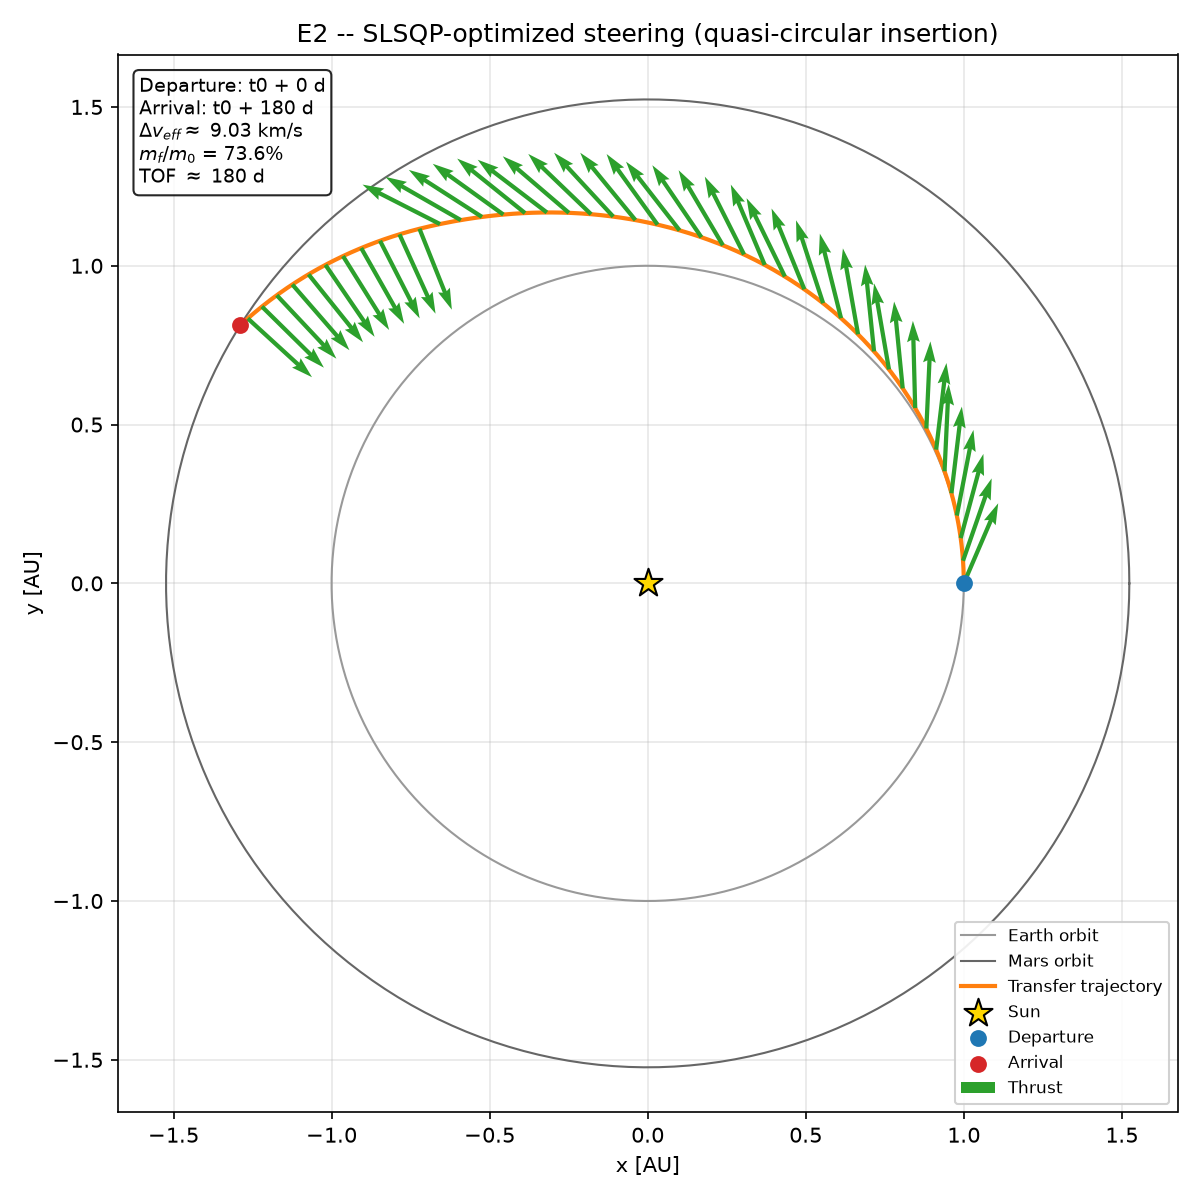

Python code for this plot:
"""E2 (PLAN.md sec. 3, escalera de realismo): 2D, direccion de empuje
variable (control discretizado), tiempo de vuelo fijo.

A diferencia de E1 (empuje tangencial fijo), aqui la direccion de empuje
`alpha` es una variable de decision por segmento -- el thrust magnitude
sigue fijo en T_max ("empuje constante" en el sentido de PLAN.md sec. 3;
solo la *direccion* varia, tal como dice el nombre de E2). Con el
thrust siempre encendido a T_max, la masa consumida es independiente del
perfil de direccion, asi que "masa final" no es un objetivo util aqui.

Formulacion (la forma estandar de plantear este tipo de problema, no una
eleccion arbitraria): **minimizar el esfuerzo de control**
`sum(alpha_i^2)` **sujeto a** dos restricciones de igualdad duras --
radio final = radio de Marte, rapidez final = velocidad circular en ese
radio (insercion cuasi-circular, no solo cruzar el radio como hacia E1).
Con restricciones duras via SLSQP en vez de un residuo blando en el
objetivo, la convergencia es mucho mas precisa (error de radio/velocidad
~1e-10 en unidades canonicas, contra ~1e-6 de una version anterior con
penalizacion blanda).

**Hallazgo importante (auditoria, ver PLAN.md / docs): el optimo NO es
unico.** El problema tiene 2 restricciones y 8 variables de control -- un
subespacio de soluciones de 6 grados de libertad. Probado con tres
formulaciones distintas del objetivo (feasibilidad pura, penalizacion
blanda a tres pesos, y esta version de restricciones duras), semillas
distintas convergen de forma repetible y precisa a las restricciones
(objetivo/residuo ~0 en las tres formulaciones) pero a **perfiles de
direccion distintos** entre si (hasta ~240 grados de diferencia punto a
punto). Esto no es un bug de esta implementacion: es exactamente la
no-convexidad que IDEA.md sec. 2 anticipa ("miles de minimos locales"),
y es la razon de ser de T-1.5 (multi-start) y de la Fase 2 (busqueda
global con pygmo) -- un solo SLSQP local no alcanza para explorar el
espacio de soluciones, solo para converger a *una* de ellas de forma
confiable. Ver tests/test_e2_scenario.py para la verificacion permanente
de ambos hechos (convergencia confiable Y no-unicidad).

Caso de referencia (igual que E1, PLAN.md sec. 3): Isp = 3000 s,
T_max = 0.5 N, m0 = 1000 kg, TOF = 180 dias (mismo TOF que E1, para
comparar de forma directa el beneficio de optimizar la direccion).

Uso: `uv run python benchmarks/e2_optimized_steering.py`
Genera: benchmarks/e2_optimized_steering.png
"""

from __future__ import annotations

from pathlib import Path

import numpy as np
from scipy.integrate import solve_ivp

from helios.constants import DAY_S, G0_KM_S2, MARS_SEMI_MAJOR_AXIS_AU, TU_S
from helios.dynamics import equations_of_motion, thrust_direction, thrust_to_canonical
from helios.solvers.local import solve_slsqp
from helios.viz import plot_trajectory

ISP_S = 3000.0
T_MAX_N = 0.5
M0_KG = 1000.0
TOF_DAYS = 180.0
N_SEGMENTS = 8
N_PLOT_POINTS_PER_SEGMENT = 50

# Tolerancia de integracion *durante la busqueda* (SLSQP llama al
# objetivo cientos de veces; una tolerancia mas floja aqui es
# deliberada -- ver docs/numerical-methods.md sec 2). La verificacion
# final (render/tests) re-integra con tolerancia mas fina.
SEARCH_RTOL = 1e-8
SEARCH_ATOL = 1e-10
VERIFY_RTOL = 1e-11
VERIFY_ATOL = 1e-13


def _segment_duration_tu() -> float:
    return (TOF_DAYS * DAY_S / TU_S) / N_SEGMENTS


def v_circular_at_mars() -> float:
    return np.sqrt(1.0 / MARS_SEMI_MAJOR_AXIS_AU)  # canonico, mu=1


def terminal_state(alphas: np.ndarray, *, rtol: float, atol: float) -> np.ndarray:
    thrust_canonical = thrust_to_canonical(T_MAX_N, M0_KG)
    segment_duration = _segment_duration_tu()
    state = np.array([1.0, 0.0, 0.0, 0.0, 1.0, 0.0, 1.0])
    for alpha in alphas:

        def thrust_fn(_t, _s, a=alpha):
            return thrust_canonical, a, 0.0

        sol = solve_ivp(
            equations_of_motion,
            t_span=(0.0, segment_duration),
            y0=state,
            method="DOP853",
            rtol=rtol,
            atol=atol,
            args=(thrust_fn, ISP_S, 1.0),
        )
        if not sol.success:
            raise RuntimeError(f"segment propagation failed: {sol.message}")
        state = sol.y[:, -1]
    return state


def radius_constraint(alphas: np.ndarray) -> float:
    state = terminal_state(alphas, rtol=SEARCH_RTOL, atol=SEARCH_ATOL)
    return np.linalg.norm(state[0:3]) - MARS_SEMI_MAJOR_AXIS_AU


def speed_constraint(alphas: np.ndarray) -> float:
    state = terminal_state(alphas, rtol=SEARCH_RTOL, atol=SEARCH_ATOL)
    return np.linalg.norm(state[3:6]) - v_circular_at_mars()


def control_effort(alphas: np.ndarray) -> float:
    """Objetivo primario: minimizar el esfuerzo de direccion, sujeto a
    las restricciones de insercion cuasi-circular (ver docstring del
    modulo). No hay un unico minimizador -- ver el hallazgo de la
    auditoria arriba."""
    return float(np.sum(alphas**2))


def solve(x0: np.ndarray | None = None) -> np.ndarray:
    """Optimiza el perfil de direccion `alpha_i` (minimo esfuerzo sujeto
    a insercion cuasi-circular en Marte); devuelve los angulos (rad)."""
    if x0 is None:
        x0 = np.zeros(N_SEGMENTS)
    constraints = [
        {"type": "eq", "fun": radius_constraint},
        {"type": "eq", "fun": speed_constraint},
    ]
    return solve_slsqp(
        control_effort,
        constraints,
        x0,
        bounds=[(-np.pi, np.pi)] * N_SEGMENTS,
        options={"maxiter": 300, "ftol": 1e-12},
    )


def simulate(alphas: np.ndarray):
    """Re-propaga la solucion optimizada con tolerancia fina y devuelve
    `(trajectory, segment_of_row, thrust_canonical)` para verificacion /
    graficado. `segment_of_row[i]` es el indice de segmento que produjo
    la fila `trajectory[i]` (para poder reconstruir el vector de empuje
    real en cada punto al graficar)."""
    thrust_canonical = thrust_to_canonical(T_MAX_N, M0_KG)
    segment_duration = _segment_duration_tu()
    state = np.array([1.0, 0.0, 0.0, 0.0, 1.0, 0.0, 1.0])

    trajectory_rows = [state]
    segment_of_row = [0]
    for segment_idx, alpha in enumerate(alphas):

        def thrust_fn(_t, _s, a=alpha):
            return thrust_canonical, a, 0.0

        t_eval = np.linspace(0.0, segment_duration, N_PLOT_POINTS_PER_SEGMENT)
        sol = solve_ivp(
            equations_of_motion,
            t_span=(0.0, segment_duration),
            y0=state,
            method="DOP853",
            rtol=VERIFY_RTOL,
            atol=VERIFY_ATOL,
            args=(thrust_fn, ISP_S, 1.0),
            t_eval=t_eval,
        )
        if not sol.success:
            raise RuntimeError(f"segment propagation failed: {sol.message}")
        new_rows = sol.y[:, 1:].T  # sin el primer punto: duplica el ultimo del segmento anterior
        trajectory_rows.extend(new_rows)
        segment_of_row.extend([segment_idx] * len(new_rows))
        state = sol.y[:, -1]

    return np.array(trajectory_rows), np.array(segment_of_row), thrust_canonical


def render(
    alphas: np.ndarray, trajectory: np.ndarray, segment_of_row: np.ndarray, thrust_canonical: float
) -> Path:
    r_transfer = trajectory[:, 0:2]
    thrust_vectors = np.zeros((len(trajectory), 2))
    for idx in range(len(trajectory)):
        alpha = alphas[segment_of_row[idx]]
        r_vec = trajectory[idx, 0:3]
        v_vec = trajectory[idx, 3:6]
        thrust_vectors[idx] = thrust_canonical * thrust_direction(r_vec, v_vec, alpha, 0.0)[0:2]

    theta = np.linspace(0.0, 2.0 * np.pi, 200)
    r_earth = np.column_stack([np.cos(theta), np.sin(theta)])
    r_mars = MARS_SEMI_MAJOR_AXIS_AU * np.column_stack([np.cos(theta), np.sin(theta)])

    mass_ratio = trajectory[-1, 6]
    delta_v_km_s = ISP_S * G0_KM_S2 * np.log(1.0 / mass_ratio)

    fig = plot_trajectory(
        r_earth,
        r_mars,
        r_transfer,
        thrust_vectors,
        departure_date="t0 + 0 d",
        arrival_date=f"t0 + {TOF_DAYS:.0f} d",
        delta_v_km_s=delta_v_km_s,
        mass_ratio=mass_ratio,
        tof_days=TOF_DAYS,
    )
    fig.axes[0].set_title("E2 -- SLSQP-optimized steering (quasi-circular insertion)")

    out_path = Path(__file__).parent / "e2_optimized_steering.png"
    fig.savefig(out_path, dpi=150)
    return out_path


if __name__ == "__main__":
    segment_duration = _segment_duration_tu()
    print(f"segments={N_SEGMENTS}  segment_duration={segment_duration:.4f} TU")

    alphas_opt = solve()
    print("alpha (deg):", np.degrees(alphas_opt))

    trajectory, segment_of_row, thrust_canonical = simulate(alphas_opt)
    final = trajectory[-1]
    r_final = np.linalg.norm(final[0:3])
    v_final = np.linalg.norm(final[3:6])
    print(f"r_final = {r_final:.6f} DU (Mars = {MARS_SEMI_MAJOR_AXIS_AU} DU)")
    print(f"v_final = {v_final:.6f} DU/TU (circular target = {v_circular_at_mars():.6f})")
    print(f"mass_ratio (m_f/m_0) = {final[6]:.4f}")

    out_path = render(alphas_opt, trajectory, segment_of_row, thrust_canonical)
    print(f"saved {out_path}")
